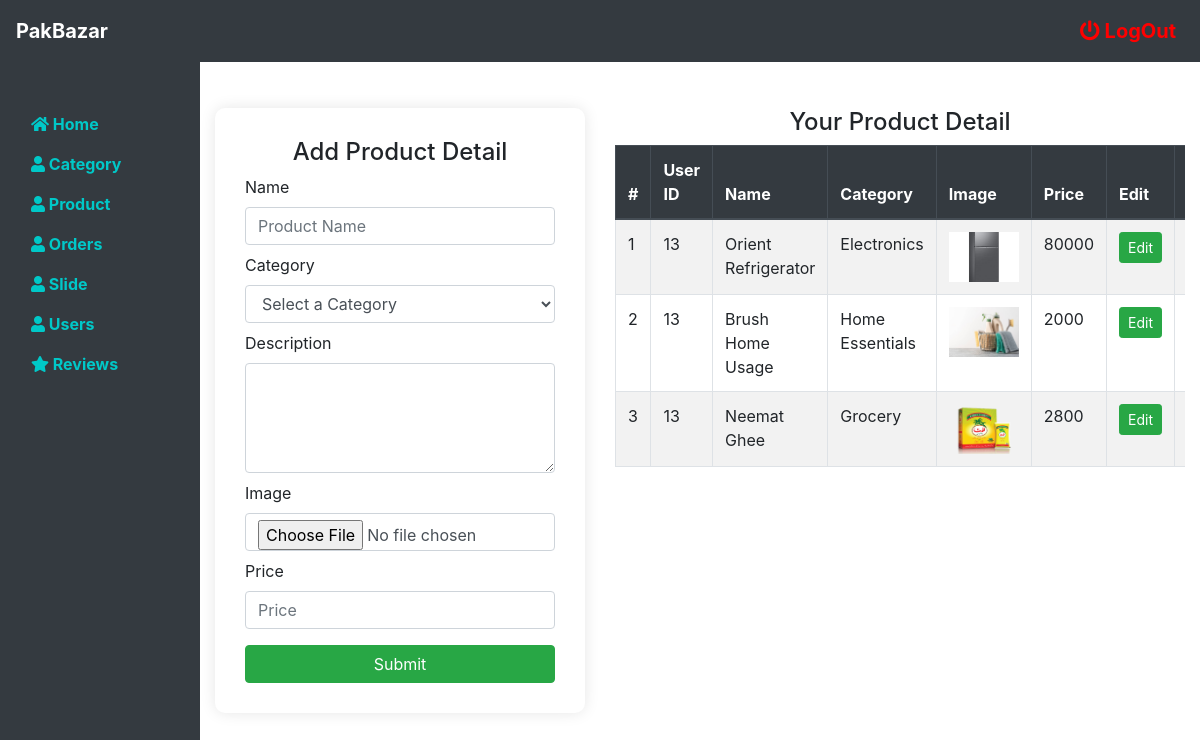
Page /admin/product.php (signed in) on the committed database.
### tables this page shows
CREATE TABLE `product` (
  `pid` int(11) NOT NULL,
  `user_id` int(11) NOT NULL,
  `name` varchar(100) NOT NULL,
  `category` varchar(100) NOT NULL,
  `description` varchar(255) NOT NULL,
  `pic01` blob NOT NULL,
  `price` varchar(100) NOT NULL
);

CREATE TABLE `category` (
  `id` int(11) NOT NULL,
  `cname` varchar(255) NOT NULL
);

### admin/product.php (the view, shortened to what this page needs)
<!DOCTYPE html>
<html>
<head>
  <link rel="stylesheet" href="https://maxcdn.bootstrapcdn.com/bootstrap/4.5.2/css/bootstrap.min.css">
</head>
<body>
<div class="container-fluid">
  <div class="row">
    <div class="col-md-2">
      <?php include 'sidebar.php'; ?>
    </div>
    <div class="col-md-4">
      <br>
<br>
      <div class="form-section">
        <h4 class="text-center">Add Product Detail</h4>
        <form method="POST" enctype="multipart/form-data">
          <label>Name</label>
          <input type="text" class="form-control" name="name" placeholder="Product Name" required>
          <label class="mt-2">Category</label>
          <select name="category" class="form-control" required>
            <option value="">Select a Category</option>
          </select>
          <label class="mt-2">Description</label>
          <textarea name="description" rows="4" class="form-control"></textarea>
          <label class="mt-2">Image</label>
          <input type="file" name="pic1" class="form-control" required>
          <label class="mt-2">Price</label>
          <input type="text" class="form-control" name="price" placeholder="Price" required>
          <input type="submit" name="submit" class="btn btn-success mt-3 btn-block" value="Submit">
        </form>
      </div>
    </div>
    <div class="col-md-6 table-section">
           <br>
<br>
      <h4 class="text-center">Your Product Detail</h4>
      <div class="table-responsive">
        <table class="table table-bordered table-striped table-hover">
          <thead class="thead-dark">
            <tr>
              <th>#</th>
              <th>User ID</th>
              <th>Name</th>
              <th>Category</th>
              <th>Image</th>
              <th>Price</th>
              <th>Edit</th>
              <th>Delete</th>
            </tr>
          </thead>
          <tbody>
            <?php
              $i = 0;
              $query = "SELECT * FROM product";
              $result = mysqli_query($conn, $query);
              while ($row = mysqli_fetch_array($result)) {
                $i++;
                $categoryId = $row['category'];
                $catQuery = "SELECT cname FROM category WHERE id='$categoryId'";
                $catResult = mysqli_query($conn, $catQuery);
                $catRow = mysqli_fetch_assoc($catResult);
                echo "<tr>
                        <td>{$i}</td>
                        <td>{$row['user_id']}</td>
                        <td>{$row['name']}</td>
                        <td>{$catRow['cname']}</td>
                        <td><img src='upload/{$row['pic01']}' alt='Image'></td>
                        <td>{$row['price']}</td>
                        <td><a href='editproduct.php?id={$row['pid']}' class='btn btn-sm btn-success'>Edit</a></td>
                        <td><a href='deletebtn.php?id={$row['pid']}' class='btn btn-sm btn-danger'>Delete</a></td>
                      </tr>";
              }
            ?>
          </tbody>
        </table>
      </div>
    </div>
  </div>
</div>
</body>
</html>

### admin/product.php (style rules this page uses)
body { background-color: #f5f6fa; }
.form-section { margin-top: 60px; background-color: #fff; padding: 30px; border-radius: 10px; box-shadow: 0 0 15px rgba(0,0,0,0.1); }
h4 { font-weight: bold; margin-bottom: 20px; }
.table-section { margin-top: 60px; }
.table img { width: 70px; height: 50px; object-fit: cover; }

### admin/sidebar.php (style rules this page uses)
@media (min-width: 768px) { a { color: rgb(0,200,200); font-weight: bold; } }

### rows in the picture
product: user "13", name "Orient Refrigerator", category.cname "Electronics", pic01 (picture), price "80000"
product: user "13", name "Brush Home Usage", category.cname "Home Essentials", pic01 (picture), price "2000"
product: user "13", name "Neemat Ghee", category.cname "Grocery", pic01 (picture), price "2800"
